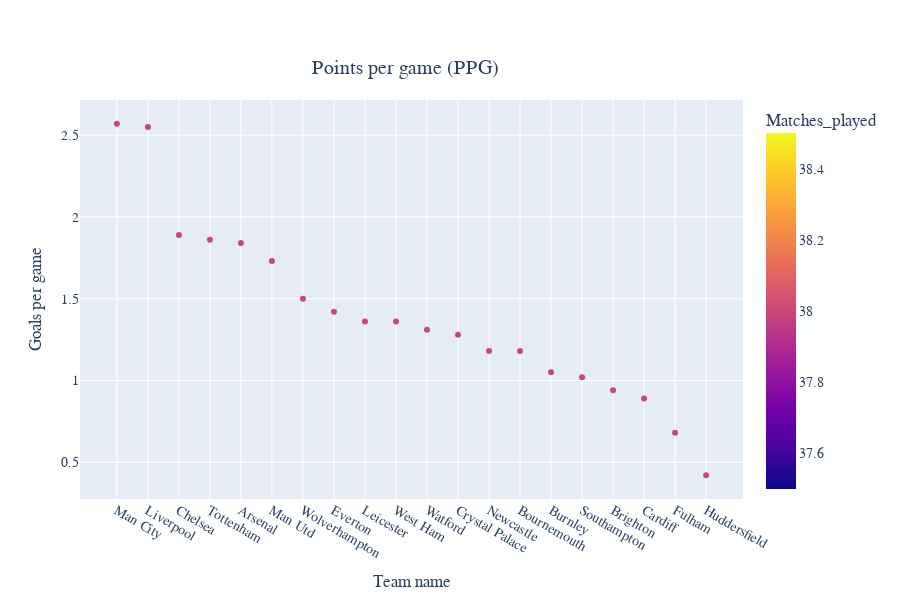

Notebook code cell kept with this figure:
### Code cell
# representation of chart which show points per game rate of each team
# it is observed that Man City and Liverpool have the best PPG rate and Huddersfield is the last in the ranking

fig3 = px.scatter(PL, x='Team', y='PPG', color = 'Matches_played', title = 'Points per game (PPG)', height = 600)
fig3.update_layout(xaxis_title='Team name',yaxis_title='Goals per game', font=dict(family='Arial',size=14),
                   title = dict(x = 0.45, y = 0.9, xanchor = 'center',yanchor = 'top'))
fig3.show()

### Figure 1 — Plotly figure (JSON) as saved in the notebook; plotly's stock layout.template omitted (floating-point values rounded to 4 significant figures)
{"data": [{"hoverlabel": {"namelength": 0}, "hovertemplate": "Team=%{x}<br>PPG=%{y}<br>Matches_played=%{marker.color}", "legendgroup": "", "marker": {"color": [38, 38, 38, 38, 38, 38, 38, 38, 38, 38, 38, 38, 38, 38, 38, 38, 38, 38, 38, 38], "coloraxis": "coloraxis", "symbol": "circle"}, "mode": "markers", "name": "", "showlegend": false, "type": "scatter", "x": ["Man City", "Liverpool", "Chelsea", "Tottenham", "Arsenal", "Man Utd", "Wolverhampton", "Everton", "Leicester", "West Ham", "Watford", "Crystal Palace", "Newcastle", "Bournemouth", "Burnley", "Southampton", "Brighton", "Cardiff", "Fulham", "Huddersfield"], "xaxis": "x", "y": [2.57, 2.55, 1.89, 1.86, 1.84, 1.73, 1.5, 1.42, 1.36, 1.36, 1.31, 1.28, 1.18, 1.18, 1.05, 1.02, 0.94, 0.89, 0.68, 0.42], "yaxis": "y"}], "layout": {"coloraxis": {"colorbar": {"title": {"text": "Matches_played"}}, "colorscale": [[0, "#0d0887"], [0.1111, "#46039f"], [0.2222, "#7201a8"], [0.3333, "#9c179e"], [0.4444, "#bd3786"], [0.5556, "#d8576b"], [0.6667, "#ed7953"], [0.7778, "#fb9f3a"], [0.8889, "#fdca26"], [1, "#f0f921"]]}, "font": {"family": "Arial", "size": 14}, "height": 600, "legend": {"tracegroupgap": 0}, "title": {"text": "Points per game (PPG)", "x": 0.45, "xanchor": "center", "y": 0.9, "yanchor": "top"}, "xaxis": {"anchor": "y", "domain": [0, 1], "title": {"text": "Team name"}}, "yaxis": {"anchor": "x", "domain": [0, 1], "title": {"text": "Goals per game"}}}}
